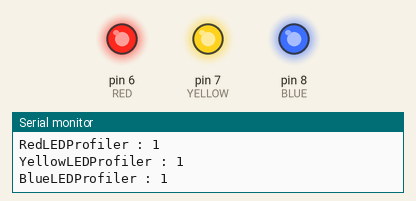
This sketch was run on a simulated Arduino Uno, built with avr-gcc and run on an emulated ATmega328P. Shown: output pins drawn as LEDs (lit = HIGH), the last lines printed to the serial monitor.

Above: at 0.15 s.
At 2.25 s:
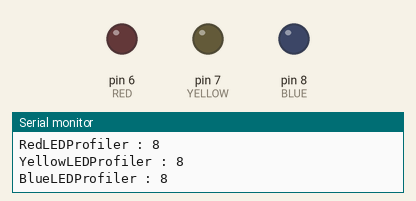
Timing chart, 0 to 3.0 s (numbered marks = the images above):
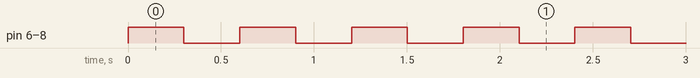

Measured:
- by itself, pin 6 (RED), pin 7 (YELLOW), pin 8 (BLUE): alternates HIGH for 0.30 s and LOW for 0.30 s

The sketch:

sketch_dec09a.ino
```cpp
#include <Arduino_FreeRTOS.h>

// Digital Pin configuration

#define RED    6
#define YELLOW 7
#define BLUE   8

typedef int TaskProfiler;

TaskProfiler RedLEDProfiler;
TaskProfiler YellowLEDProfiler;
TaskProfiler BlueLEDProfiler;

void setup() {

  Serial.begin(9600);

  xTaskCreate(redLedControllerTask,"RED LED TASK",128,NULL,1,NULL);
  xTaskCreate(yellowLedControllerTask,"YELLOW LED TASK",128,NULL,1,NULL);
  xTaskCreate(blueLedControllerTask,"BLUE LED TASK",128,NULL,1,NULL);

}

void redLedControllerTask(void *pvParameters) {
  pinMode(RED, OUTPUT);

  while(1){
    RedLEDProfiler++;
    Serial.print("RedLEDProfiler : ");
    Serial.println(RedLEDProfiler);

    digitalWrite(RED, digitalRead(RED)^1);
    delay(300);
  }
}

void yellowLedControllerTask(void *pvParameters) {
  pinMode(YELLOW, OUTPUT);

  while(1){
    YellowLEDProfiler++;
    Serial.print("YellowLEDProfiler : ");
    Serial.println(YellowLEDProfiler);

    digitalWrite(YELLOW, digitalRead(YELLOW)^1);
    delay(300);
  }
}

void blueLedControllerTask(void *pvParameters) {
  pinMode(BLUE, OUTPUT);

  while(1){
    BlueLEDProfiler++;
    Serial.print("BlueLEDProfiler : ");
    Serial.println(BlueLEDProfiler);

    digitalWrite(BLUE, digitalRead(BLUE)^1);
    delay(300);
  }
}


void loop() {
  // Digital Write of the pins

//  digitalWrite(RED, digitalRead(RED)^1);
//  digitalWrite(YELLOW, digitalRead(YELLOW)^1);
//  digitalWrite(BLUE, digitalRead(BLUE)^1);
//  delay(50);

}
```
